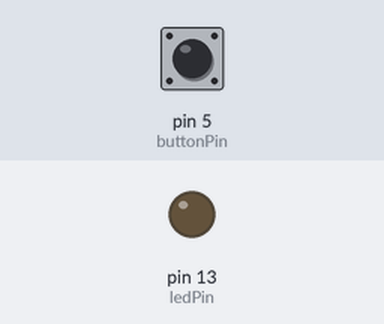
A sketch run on a simulated Arduino Uno, built with avr-gcc and run on an emulated ATmega328P. Parts: output pins drawn as LEDs (lit = HIGH). The inputs (shaded band) are chosen by the test bench; at power-on: pin 5 (buttonPin) LOW.

Above: at 1.2 s.
1.3 s: pin 5 (buttonPin) pulled HIGH for 0.15 s
At 1.37 s:
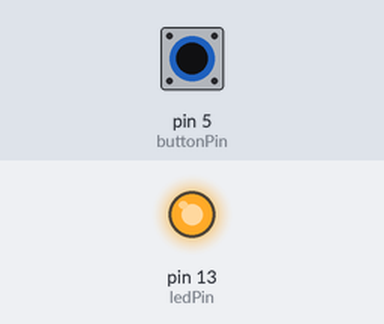
2.9 s: pin 5 (buttonPin) pulled HIGH for 3.2 s
At 6.9 s:
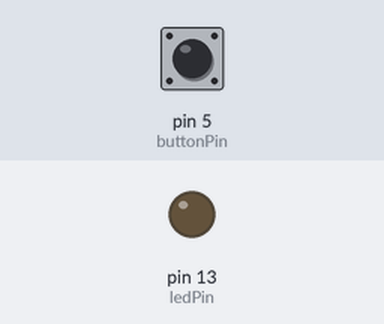
Timing chart, 0 to 8.4 s (numbered marks = the images above; inputs shaded):
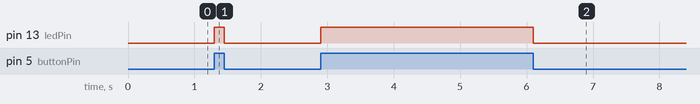

Measured:
- after the input at 1.3 s, pin 13 (ledPin): LOW → HIGH at once, → LOW 0.15 s later
- after the input at 2.9 s, pin 13 (ledPin): LOW → HIGH at once, → LOW 3.2 s later

The sketch:

1_readBtn.ino
```cpp
/*
   ________  ___   ___
  / __/ __ \/ _ | / _ \
 _\ \/ /_/ / __ |/ , _/
/___/\____/_/ |_/_/|_|
Arduino Workshop Series
Session 2
> Reading button input.
*/

const int buttonPin = 5;     // the number of the pushbutton pin
const int ledPin =  13;      // the number of the LED pin

int buttonState = 0;         // variable for reading the pushbutton status

void setup() {
  pinMode(ledPin, OUTPUT);	// initialize the LED pin as an output
  pinMode(buttonPin, INPUT);  // initialize the pushbutton pin as an input
}

void loop() {
  buttonState = digitalRead(buttonPin);		// read the state of the pushbutton value
  // check if the pushbutton is pressed. If it is, the buttonState is HIGH:
  if (buttonState == HIGH) {
    digitalWrite(ledPin, HIGH);	// turn LED on
  } else {
    digitalWrite(ledPin, LOW);	// turn LED off
  }
}
```
